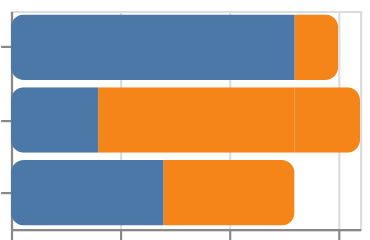

This figure's Vega-Lite source:
### Vega-Lite specification from a JSON file in a GitHub repository (floating-point values rounded to 4 significant figures)
{"$schema": "https://vega.github.io/schema/vega-lite/v6.json", "padding": 5, "autosize": "none", "data": {"name": "table", "values": [{"c": "A", "g": "p", "x": 1, "y": 2, "v": 5, "t": "2024-01-15", "o": {"v": 3}, "IMDB Rating": 6.1, "d": "x1"}, {"c": "B", "g": "q", "x": 2, "y": 4, "v": 9, "t": "2024-02-20", "o": {"v": 7}, "IMDB Rating": 7.4, "d": "x2"}, {"c": "A", "g": "q", "x": 3, "y": 3, "v": 2, "t": "2024-03-05", "o": {"v": 1}, "IMDB Rating": 5.2, "d": "x1"}, {"c": "C", "g": "p", "x": 4, "y": 6, "v": 7, "t": "2024-05-30", "o": {"v": 4}, "IMDB Rating": 8.8, "d": "x3"}, {"c": "B", "g": "p", "x": 5, "y": 5, "v": 4, "t": "2024-07-11", "o": {"v": 9}, "IMDB Rating": 6.9, "d": "x2"}, {"c": "C", "g": "q", "x": 6, "y": 8, "v": 6, "t": "2024-09-02", "o": {"v": 2}, "IMDB Rating": 7.7, "d": "x3"}, {"c": "A", "g": "p", "x": 7, "y": 7, "v": 8, "t": "2024-11-25", "o": {"v": 5}, "IMDB Rating": 4.4, "d": "x1"}, {"c": "B", "g": "q", "x": 8, "y": 9, "v": 3, "t": "2024-12-31", "o": {"v": 8}, "IMDB Rating": 9.1, "d": "x2"}]}, "width": 160, "height": 100, "mark": {"type": "bar", "cornerRadius": 6}, "encoding": {"y": {"field": "c", "type": "nominal"}, "x": {"field": "v", "type": "quantitative"}, "color": {"field": "g", "type": "nominal"}}}
